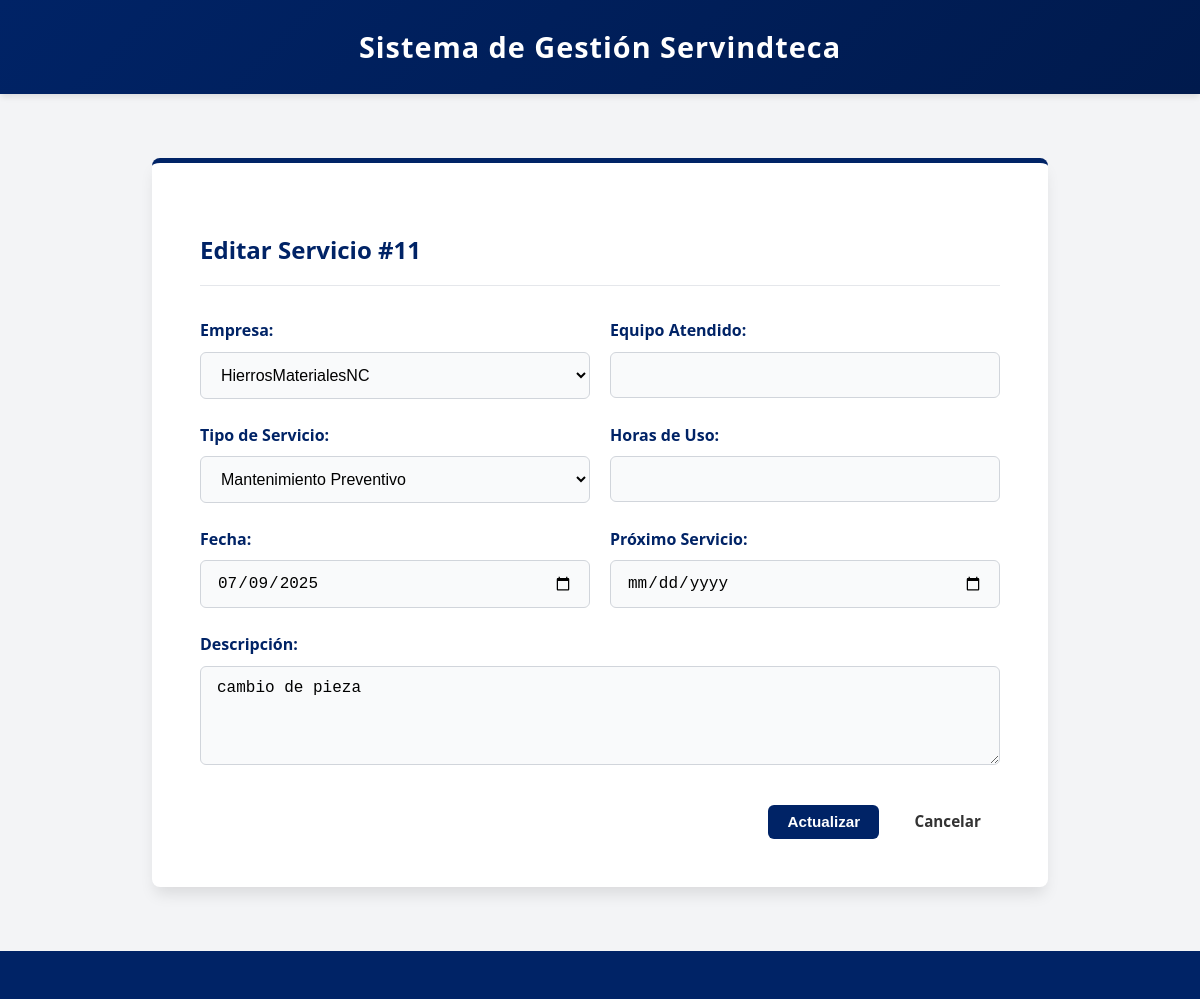
/servicios/editar.php?id=11, run on the app's committed database.
### tables this page shows
CREATE TABLE `servicios` (
  `id` int NOT NULL,
  `empresa_id` int NOT NULL,
  `tipo_servicio` varchar(50) DEFAULT NULL,
  `descripcion` text NOT NULL,
  `horas_uso` int DEFAULT NULL,
  `equipo_atendido` varchar(100) DEFAULT NULL,
  `fecha` date NOT NULL,
  `proximo_servicio` date DEFAULT NULL,
  `usuario_id` int NOT NULL
);

CREATE TABLE `empresas` (
  `id` int NOT NULL,
  `nombre` varchar(100) NOT NULL,
  `rif` varchar(20) NOT NULL,
  `direccion` varchar(255) DEFAULT NULL,
  `telefono` varchar(50) DEFAULT NULL,
  `email` varchar(100) DEFAULT NULL,
  `fecha_registro` timestamp NOT NULL DEFAULT CURRENT_TIMESTAMP
);

### servicios/editar.php (the view, shortened to what this page needs)
<?php
require_once '../includes/database.php';
$id = isset($_GET['id']) ? intval($_GET['id']) : 0;
$sql = "SELECT * FROM servicios WHERE id = ?";
$stmt = $conn->prepare($sql);
$stmt->bind_param("i", $id);
$stmt->execute();
$servicio = $stmt->get_result()->fetch_assoc();
$empresas = $conn->query("SELECT id, nombre FROM empresas ORDER BY nombre");
?>
<?php include '../includes/header.php'; ?>
<section class="form-container" style="max-width: 800px;">
    <h2>Editar Servicio #<?= $id ?></h2>
    <form method="POST">
        <div style="display: flex; gap: 20px; flex-wrap: wrap;">
            <div class="form-group" style="flex: 1;">
                <label for="empresa_id">Empresa:</label>
                <select id="empresa_id" name="empresa_id" required>
                    <?php while($empresa = $empresas->fetch_assoc()): ?>
                    <option value="<?= $empresa['id'] ?>" <?= $empresa['id'] == $servicio['empresa_id'] ? 'selected' : '' ?>>
                        <?= htmlspecialchars($empresa['nombre']) ?>
                    </option>
                    <?php endwhile; ?>
                </select>
            </div>
            <div class="form-group" style="flex: 1;">
                <label for="equipo_atendido">Equipo Atendido:</label>
                <input type="text" name="equipo_atendido" value="<?= htmlspecialchars($servicio['equipo_atendido'] ?? '') ?>">
            </div>
        </div>
        <div style="display: flex; gap: 20px; flex-wrap: wrap;">
            <div class="form-group" style="flex: 1;">
                <label for="tipo_servicio">Tipo de Servicio:</label>
                <select id="tipo_servicio" name="tipo_servicio" required>
                    <?php
                    $opciones = ["Mantenimiento Preventivo", "Mantenimiento Correctivo", "Instalación", "Capacitación"];
                    foreach($opciones as $op):
                    ?>
                        <option value="<?= $op ?>" <?= ($servicio['tipo_servicio'] == $op) ? 'selected' : '' ?>><?= $op ?></option>
                    <?php endforeach; ?>
                </select>
            </div>
            <div class="form-group" style="flex: 1;">
                <label for="horas_uso">Horas de Uso:</label>
                <input type="number" name="horas_uso" value="<?= htmlspecialchars($servicio['horas_uso'] ?? '') ?>">
            </div>
        </div>
        <div style="display: flex; gap: 20px; flex-wrap: wrap;">
            <div class="form-group" style="flex: 1;">
                <label for="fecha">Fecha:</label>
                <input type="date" id="fecha" name="fecha" value="<?= date('Y-m-d', strtotime($servicio['fecha'])) ?>" required>
            </div>
             <div class="form-group" style="flex: 1;">
                <label for="proximo_servicio">Próximo Servicio:</label>
                <input type="date" name="proximo_servicio" value="<?= $servicio['proximo_servicio'] ? date('Y-m-d', strtotime($servicio['proximo_servicio'])) : '' ?>">
            </div>
        </div>
        <div class="form-group">
            <label for="descripcion">Descripción:</label>
            <textarea id="descripcion" name="descripcion" rows="4" required><?= htmlspecialchars($servicio['descripcion']) ?></textarea>
        </div>
        <div class="form-actions">
            <button type="submit" class="btn btn-primary">Actualizar</button>
            <a href="index.php" class="btn secondary">Cancelar</a>
        </div>
    </form>
</section>
<?php include '../includes/footer.php'; ?>

### css/styles.css (style rules this page uses)
:root { --azul-rey: #002366; --azul-oscuro: #001a4d; --azul-claro: #e6f2ff; --naranja: #FF8C00; --blanco: #ffffff; --gris: #f3f4f6; --texto: #333333; --success: #22c55e; --danger: #dc3545; --warning: #f59e0b; --radio: 8px; --sombra-suave: 0 4px 6px -1px rgba(0,0,0,0.1); --sombra-fuerte: 0 10px 15px -3px rgba(0, 0, 0, 0.1); }
body { font-family: 'Segoe UI', Tahoma, Geneva, Verdana, sans-serif; margin: 0; padding: 0; background-color: var(--gris); color: var(--texto); line-height: 1.6; display: flex; flex-direction: column; min-height: 100vh; }
a { text-decoration: none; color: inherit; }
.btn, .btn-new, .btn-edit, .btn-eliminar, .btn-primary, .btn-secondary, .btn-danger, .btn-logout, .btn-login { display: inline-flex; align-items: center; justify-content: center; gap: 0.5rem; padding: 0.6rem 1.2rem; border-radius: 6px; font-weight: 600; cursor: pointer; transition: all 0.2s ease; border: none; text-decoration: none; font-size: 0.95rem; line-height: 1; }
.btn-primary, .btn-new, .btn-login { background-color: var(--azul-rey); color: white; }
.form-container { background-color: var(--blanco); max-width: 850px; margin: 2rem auto; padding: 3rem; border-radius: var(--radio); box-shadow: var(--sombra-fuerte); border-top: 5px solid var(--azul-rey); }
.form-container h2 { color: var(--azul-rey); margin-bottom: 2rem; border-bottom: 1px solid #e5e7eb; padding-bottom: 1rem; }
.form-group { margin-bottom: 1.5rem; }
.form-group label { display: block; margin-bottom: 0.5rem; color: var(--azul-rey); font-weight: 600; }
.form-group input, .form-group select, .form-group textarea { width: 100%; padding: 0.8rem 1rem; border: 1px solid #d1d5db; border-radius: 6px; font-size: 1rem; background-color: #f9fafb; box-sizing: border-box; }
.form-actions { display: flex; justify-content: flex-end; gap: 1rem; margin-top: 2rem; }

### data on the page
servicios: empresa_id "HierrosMaterialesNC", fecha "07/09/2025", descripcion "cambio de pieza"

### other printed values
$id "11"
form field tipo_servicio "Mantenimiento Preventivo"
